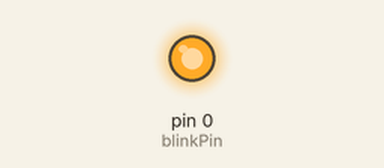
Simulated run of this sketch. Board: Arduino Uno, built with avr-gcc and run on an emulated ATmega328P. On the bench: output pins drawn as LEDs (lit = HIGH).

Above: at 5.05 s.
Timing chart, 0 to 8.0 s (numbered marks = the images above):
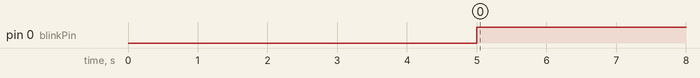

Measured:
- by itself, pin 0 (blinkPin): HIGH → LOW at 8.8 s, → HIGH 0.50 s later, → LOW 0.50 s later, → HIGH 0.50 s later, … (243 changes in this stretch)

The sketch:

blink.ino
```cpp
int blinkPin = 0;
long counter = 0;

void setup()
{
  pinMode(blinkPin, OUTPUT);

  digitalWrite(blinkPin, LOW);
  delay(5000);
  digitalWrite(blinkPin, HIGH);
}

void loop()
{
  if(counter < 1000000) {
    // start counting...
    counter = counter + 1;
  } else {
    digitalWrite(blinkPin, LOW);
    delay(500);
    digitalWrite(blinkPin, HIGH);
    delay(500);
  }
}
```
